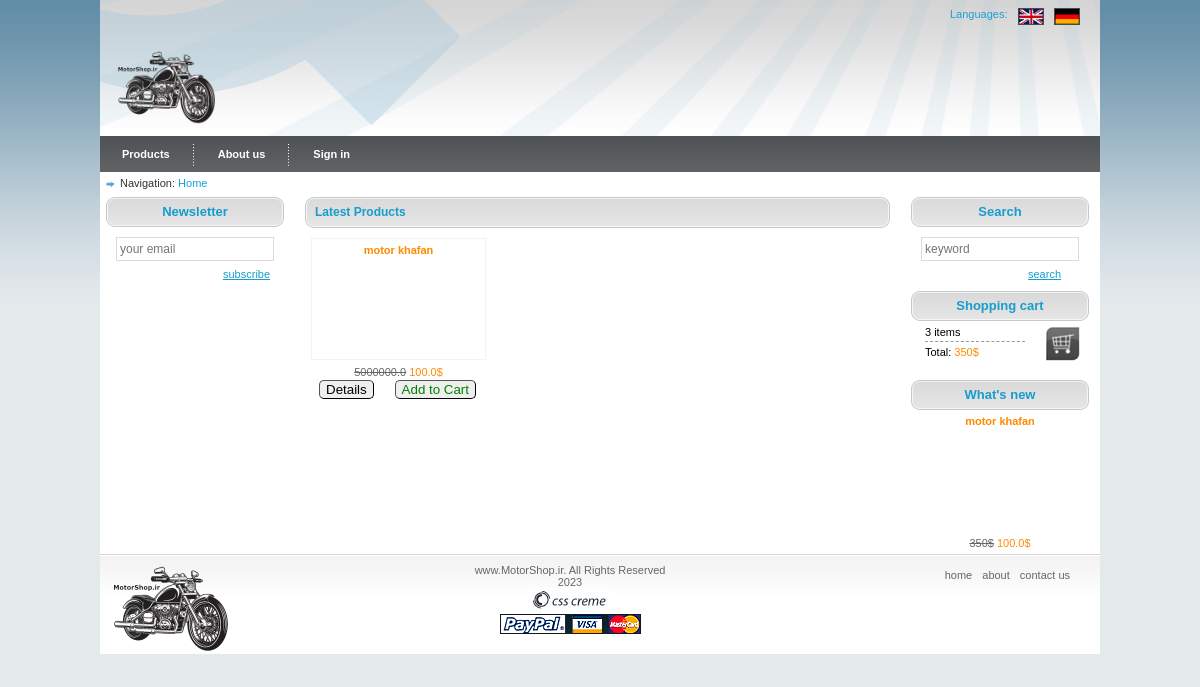
Before: / with the older database file.
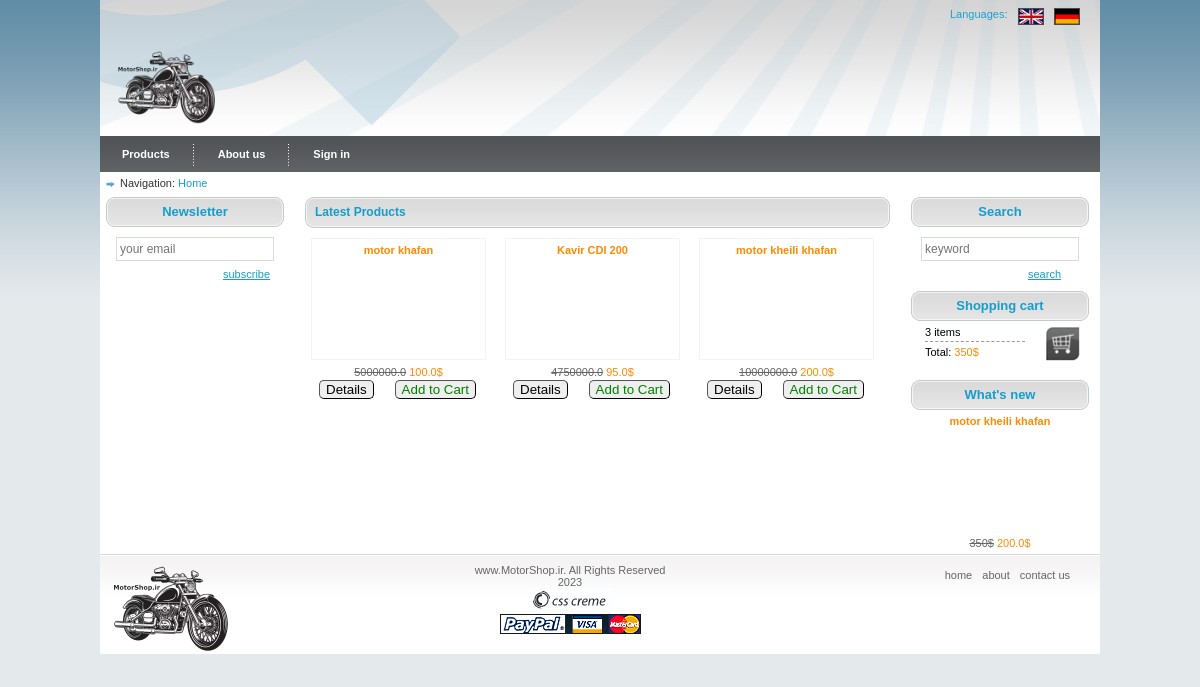
After: the same page with the newer database file.
### database/database.py (models this page shows)
class Product(db.Model):
    id = db.Column(db.Integer, primary_key=True)
    name = db.Column(db.String(50), nullable=False)
    image_path = db.Column(db.String(100), nullable=False)
    price = db.Column(db.Float, nullable=False)
    description = db.Column(db.Text, nullable=True)
    def to_dict(self):
        return {
            'id': self.id,
            'name': self.name,
            'image_path': self.image_path,
            'price': self.price,
            'description': self.description
            }

### shop.py (the view)
@app.route("/")
def home():
    global products
    products=get_products()
    if status==0:
        return render_template('products-user.html' , products=products , usd_dollar_price=usd_dollar_price)
    else:
        return render_template('products-admin.html' , products=products ,usd_dollar_price=usd_dollar_price)

### database/database.py (called while the page is built)
def get_product_dict(product):
    return product.to_dict() if product else None

def get_products():
    products = Product.query.all()
    return [get_product_dict(product) for product in products]

### templates/products-user.html (shortened to what this page needs)
<!DOCTYPE html>
<html xmlns="http://www.w3.org/1999/xhtml">
<head>
<link rel="stylesheet" type="text/css" href="{{ url_for('static', filename='style.css') }}" />
</head>
<body>
<div id="main_container">
  <div id="header">
    <div class="top_right">
      <div class="languages">
        <div class="lang_text">Languages:</div>
        <a href="#" class="lang"><img src="{{url_for('static', filename='images/en.gif')}}" alt="" border="0" /></a> <a href="#" class="lang"><img src="{{url_for('static', filename='images/de.gif')}}" alt="" border="0" /></a> </div>
      <div class="big_banner"> <a href="#"><img src="images/banner728.jpg" alt="" border="0" /></a> </div>
    </div>
    <div id="logo"> <a href="#"><img src="{{url_for('static', filename='images/logo.png')}}" alt="" border="0" height="85" /></a> </div>
  </div>
  <div id="main_content">
    <div id="menu_tab">
      <ul class="menu">
        <li><a href="{{url_for('home')}}" class="nav"> Products </a></li>
        <li class="divider"></li>
        <li><a href="{{url_for('about_us')}}" class="nav"> About us </a></li>
        <li class="divider"></li>
        <li><a href="{{url_for('sign_in')}}" class="nav"> Sign in </a></li>
      </ul>
    </div>
    <div class="crumb_navigation"> Navigation: <span class="current">Home</span> </div>
    <div class="left_content">
      <div class="title_box">Newsletter</div>
      <div class="border_box">
        <input type="text" name="newsletter" class="newsletter_input" placeholder="your email"/>
        <a href="#" class="join">subscribe</a> </div>
    </div>
    <div class="center_content">
      <div class="center_title_bar">Latest Products</div>
      {%if products%}
      {%for product in products%}
      <div class="prod_box">
        <div class="center_prod_box">
          <div class="product_title"><a href="#">{{product['name']}}</a></div>
          <div class="product_img"><a href="#"><img src="{{ product['image_path'] }}" alt="" border="0" style="height: 100%" /></a></div>
          <div class="prod_price"><span class="reduce">{{usd_dollar_price*product['price']}}</span> <span class="price">{{product['price']}}$</span></div>
        </div>
        <div class="prod_details_tab"><form action="{{ url_for('show_detail') }}" method="post">
          <input type="submit"  value="Details" style="width: fit-content; border-radius:5px; text-align: center; border-width:0.5px ; float:left; margin: 0px 8px ;">
        </form>
        <form action="{{ url_for('added_to_cart') }}" method="post">
          <input type="submit"  value="Add to Cart" style="width: fit-content; border-radius:5px; text-align: center; border-width:0.5px; float: right; margin:0px 8px; color: green;">
        </form>
       </div>
      </div>
      {%endfor%}
      {%endif%}
    </div>
    <div class="right_content">
      <div class="title_box">Search</div>
      <div class="border_box">
        <input type="text" name="newsletter" class="newsletter_input" placeholder="keyword"/>
        <a href="#" class="join">search</a> </div>
      <div class="shopping_cart">
        <div class="title_box">Shopping cart</div>
        <div class="cart_details"> 3 items <br />
          <span class="border_cart"></span> Total: <span class="price">350$</span> </div>
        <div class="cart_icon"><a href="{{url_for('cart')}}"><img src="{{url_for('static', filename='images/shoppingcart.png')}}" alt="" width="35" height="35" border="0" /></a></div>
      </div>
      <div class="title_box">What's new</div>
      <div class="border_box">
        {%if products%}
        <div class="product_title"><a href="#">{{products[-1]['name']}}</a></div>
        <div class="product_img"><a href="#"><img src="{{ products[-1]['image_path'] }}" alt="" border="0" style="width: 60%;" /></a></div>
        <div class="prod_price"><span class="reduce">350$</span> <span class="price">{{products[-1]['price']}}$</span></div>
        {%endif%}
      </div>
    </div>
  </div>
  <div class="footer">
    <div class="left_footer"> <img src="{{url_for('static', filename='images/footer_logo.png')}}" alt="" height="100%" /> </div>
    <div class="center_footer"> www.MotorShop.ir. All Rights Reserved 2023<br />
      <a href="http://csscreme.com"><img src="{{url_for('static', filename='images/csscreme.jpg')}}" alt="csscreme" title="csscreme" border="0" /></a><br />
      <img src="{{url_for('static', filename='images/payment.gif')}}" alt="" /> </div>
    <div class="right_footer"> <a href="#">home</a> <a href="#">about</a> <a href="#">contact us</a> </div>
  </div>
</div>
</body>
</html>

### static/style.css (style rules this page uses)
body { background:url(images/bg.jpg) repeat-x #e4e9ec top; padding:0; font-family:Arial, Helvetica, sans-serif; font-size:11px; margin:0px auto auto auto; color:#000; }
#main_container { width:1000px; height:auto; margin:auto; padding:0px; background-color:#FFFFFF; }
#header { width:1000px; height:136px; background:url(images/header_bg.jpg) no-repeat center; background-position:0px 0px; margin:auto; }
#logo { float:left; padding:45px 0 0 15px; }
#main_content { clear:both; }
.languages { float:right; width:150px; padding:8px 0 0 0; }
.lang_text { float:left; padding:0 5px 0 0; color:#1DA1CF; }
a.lang { display:block; float:left; padding:0 5px 0 5px; }
.top_right { width:728px; float:right; }
.big_banner { float:right; padding:10px 10px 0 0; }
#menu_tab { width:1000px; height:36px; background:url(images/menu_bg.gif) repeat-x; }
ul.menu { list-style-type:none; float:left; display:block; width:982px; margin:0px; padding:0px;background:url(images/menu_bg.gif) repeat-x; }
ul.menu li { display:inline; font-size:11px; font-weight:bold; line-height:36px; }
ul.menu li.divider { display:inline; width:4px; height:36px; float:left; background:url(images/menu_divider.gif) no-repeat center; }
a.nav:link, a.nav:visited { display:block; float:left; padding:0px 8px 0px 8px; margin:0 14px 0 14px;height:36px;text-decoration:none;color:#fff; }
.crumb_navigation { width:980px; height:15px; padding:5px 10px 0 20px; color:#333333; background:url(images/navbullet.png) no-repeat left; background-position:5px 8px; }
span.current { color:#0fa0dd; }
.left_content { width:180px; float:left; padding:0 0 0 5px; }
.title_box { width:180px; height:30px; margin:5px 0 0 0; background:url(images/menu_title_bg.gif) no-repeat center; text-align:center; font-size:13px; font-weight:bold; color:#159dcc; line-height:30px; }
.border_box { width:180px; height:auto; text-align:center; background:url(images/box_bottom_bg.gif) no-repeat center bottom; }
.product_title { color:#ff8a00; padding:5px 0 5px 0; font-weight:bold; }
.product_title a { text-decoration:none; color:#ff8a00; padding:5px 0 5px 0; font-weight:bold; }
.product_img { height: 90px; width: inherit; padding:5px 0 5px 0; }
.prod_price { padding:5px 0 5px 0; }
span.reduce { color:#666666; text-decoration:line-through; }
span.price { color: #ff8a00; }
input.newsletter_input { width:150px; height:16px; border:1px #ddd9d9 solid; margin:10px 0 5px 0; font-size:12px; padding:3px; color:#999999; }
a.join { width:17px; display:block; margin:0px 0 5px 110px; padding:2px 8px 6px 8px; text-decoration: underline; color:#169ECC; }
.center_content { width:600px; float:left; padding:5px 10px 5px 15px; }
.center_title_bar { width:575px; height:31px; float:left; padding:0 0 0 10px; margin:0 0 0 5px; line-height:31px; font-size:12px; color:#159DCC; font-weight:bold; background:url(images/bar_bg.gif) no-repeat center; }
.right_content { width:180px; float:left; padding:0px; }
.shopping_cart { width:180px; height:84px; text-align:center; }
.cart_details { width:115px; float:left; padding:5px 0 0 15px; text-align:left; }
.cart_icon { float:left; padding:5px 0 0 5px; }
span.border_cart { width:100px; height:1px; margin:3px 0 3px 0; display:block; border-top:1px #999999 dashed; }
.prod_box { width:173px; height:150px; float:left; padding:10px 10px 30px 11px; }
.center_prod_box { width:173px;height: 120px;float:left; text-align:center;padding:0px; margin:0px; border:1px #F0F4F5 solid; }
.prod_details_tab { width:173px; height:31px; float:left; margin:20px 0 0 0; }
.footer { width:1000px; clear:both; height:100px; background:url(images/footer_bg.gif) repeat-x top; }
.left_footer { float:left; width:300px; padding:5px 0 0 10px; height: inherit; }
.right_footer { float:right; padding:15px 30px 0 0; }
.right_footer a { padding:0 0 0 7px; text-decoration:none; color: #666666; }
.center_footer { float:left; width:200px; text-align:center; color:#666666; padding:10px 0 0 60px; }

Changed rows visible on the page:
added Product: name "Kavir CDI 200", usd_dollar_price*product['price'] "4750000.0", price "95.0"
added Product: name "motor kheili khafan", usd_dollar_price*product['price'] "10000000.0", price "200.0"
Other visible differences:
{{ products[-1]['name'] }}: "motor khafan" → "motor kheili khafan"
{{ products[-1]['price'] }}: "100.0" → "200.0"
